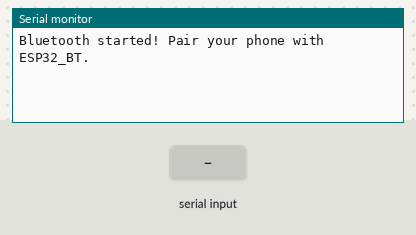
Bench run of a sketch on a simulated ESP32. Shown: the last lines printed to the serial monitor. The inputs (shaded band) are chosen by the test bench. Nothing arrives over Bluetooth unless stated.

Above: at 1.2 s.
1.3 s: "1\n" received over the second serial link
At 2.5 s:
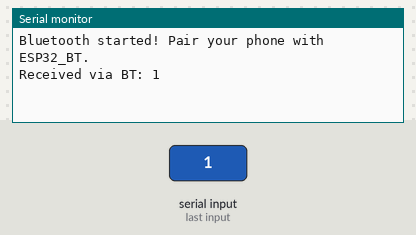
2.8 s: "0\n" received over the second serial link
At 3.9 s:
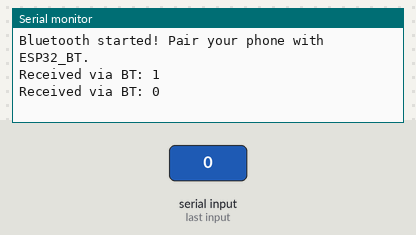
4.3 s: "2\n" received over the second serial link
At 5.1 s:
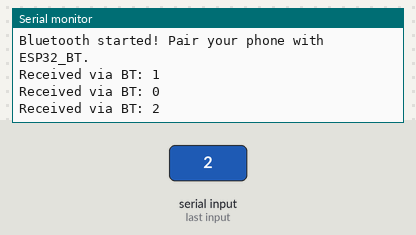

Measured:
- after the input at 1.3 s, the serial monitor: prints a new line at once (image 1)
- after the input at 2.8 s, the serial monitor: prints a new line at once (image 2)
- after the input at 4.3 s, the serial monitor: prints a new line at once (image 3)

The sketch:

bluetooth_com_esp32.ino
```cpp
#include "BluetoothSerial.h"  // Built-in library

BluetoothSerial SerialBT;  // Create BT object

void setup() {
  Serial.begin(115200);
  SerialBT.begin("ESP32_BT");  // Bluetooth device name
  Serial.println("Bluetooth started! Pair your phone with ESP32_BT.");
}

void loop() {
  if (SerialBT.available()) {
    String incoming = SerialBT.readStringUntil('\n'); // Read until Enter
    Serial.print("Received via BT: ");
    Serial.println(incoming);
  }
}
```
